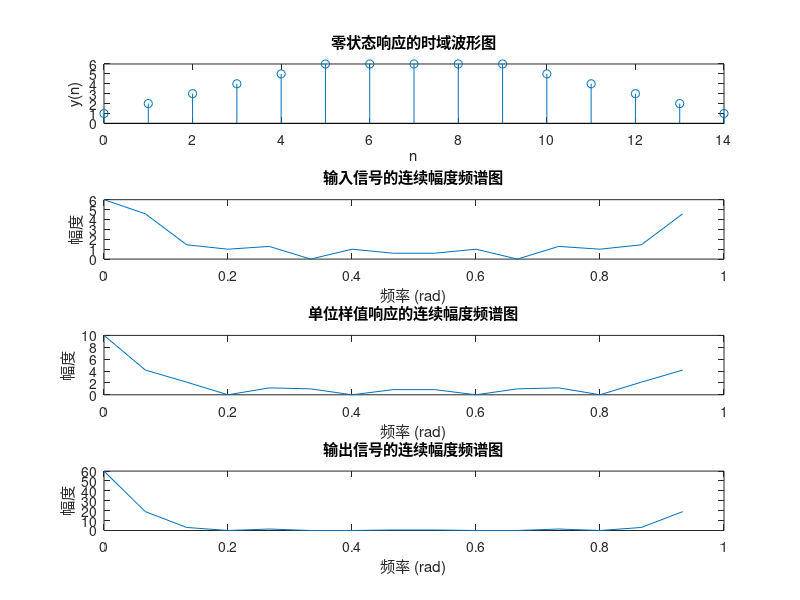

Source code (MATLAB):
% 系统的单位样值响应
h = [1,1,1,1,1,1,1,1,1,1];
% 输入信号
x = [1,1,1,1,1,1];
% 零状态响应
y = conv(x, h);
% 时域波形图
n = 0:length(y)-1;
figure(1);
subplot(411);
stem(n, y);
xlabel('n');
ylabel('y(n)');
title('零状态响应的时域波形图');
% 连续幅度频谱图
N = length(y);

X = fft(x, N);
H = fft(h, N);
Y = X .* H;
subplot(4, 1, 2);
plot((0:length(X)-1)/length(X), abs(X));
xlabel('频率 (rad)');
ylabel('幅度');
title('输入信号的连续幅度频谱图');
subplot(4, 1, 3);
plot((0:length(H)-1)/length(H), abs(H));
xlabel('频率 (rad)');
ylabel('幅度');
title('单位样值响应的连续幅度频谱图');
subplot(4, 1, 4);
plot((0:length(Y)-1)/length(Y), abs(Y));
xlabel('频率 (rad)');
ylabel('幅度');
title('输出信号的连续幅度频谱图');
